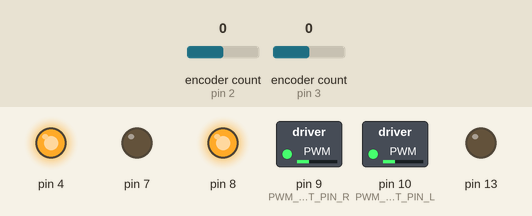
Bench run of a sketch on a simulated Arduino Uno, built with avr-gcc and run on an emulated ATmega328P. Shown: switched loads named in the sketch (green lamp = pin HIGH), output pins drawn as LEDs (lit = HIGH). The inputs (shaded band) are chosen by the test bench; at power-on: encoder count (sensors on pin 2, pin 3) 0. What the sketch prints to the serial monitor is not drawn.

Above: at 0.1 s.
Timing chart, 0 to 1.6 s (numbered marks = the images above):
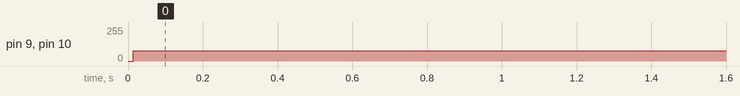

Measured:
- by itself, pin 9 (PWM_OUTPUT_PIN_R), pin 10 (PWM_OUTPUT_PIN_L): 0/255 → 76/255 at 0.01 s

The sketch:

Final_Code.ino
```cpp
/*
Arduino Code Demo 1 - Group 9
Ben Geisler, Jiuzou Zhang, Robert Schmidt

The basic setup of this code is to convert desired distances/angles into the corresponding speeds using the outer loop PD controller, which will set specified
speeds and translate the values into voltage readings and then PWM waves using the inner loop P controller. The outer and inner loop controllers were modeled
using the simulink models and transfer function identifications by setting up the step experiments with decoupling effects. But nonetheless the speeds were
scaled down using a custom percentage factor in order to reduce the translational and rotational inertiæ. The case statement also helps to set the order of rotation
and moving forwards. Sometimes the two controllers of distance and angle need to run simulateneously but at other times they need to be decoupled for more accuracy.
*/

#include <Encoder.h> // The encoder library comes in handy for this project
#include <Wire.h>
#define SLAVE_ADDRESS 0x04

// Define some PINs for the encoder, the first set is for the right encoder
#define ENCODER_PIN_A 2
#define ENCODER_PIN_B 5

#define ENCODER_PIN_C 3
#define ENCODER_PIN_D 6

// Define some PWM PINs for the motor
#define PWM_OUTPUT_PIN_R 9
#define PWM_OUTPUT_PIN_L 10

// Define some constants for the PID Controller
#define PWM_BOUND 255
#define DELAY 5
#define RADII 7.3  // This specifies the radius of the wheel in centimeters
#define DISTANCE 24.45
#define PWM_WAVES_PER_VOLT  36.43  // This value is given by 255/SUPPLY_VOLTAGE

//Controller values for velocity control
#define KpRho 16.94
#define KiRho 333.657977806759
#define KpPhi 4.22293708172003

//Controller values for position control
#define KpDistance 3.492088875086
#define KdDistance 1.88165512919462

#define KpPosition 16.180293597136
#define KdPosition 2.63548543922997

//States for FSM
#define DRIVE_FORWARD 0
#define TURN 1

//FSM state value
int state;

// Define some parameters for the loop
int number = 0;

// Encoder variables
float motorPos_L = 0;
float motorPos_R = 0;
float angularPos_L = 0;
float angularPos_R = 0;
int N = 3200; //Counts per revolution

//Set position here
float currentPosition_L = 0;
float currentPosition_R = 0;

float angular_velocity_L = 0;
float angular_velocity_R = 0;
float recorded_position_L = 0;
float recorded_position_R = 0;

//Test parameters
float instanteousForwardVelocity = 0;
float instanteousAngularVelocity = 0;
float currentTheta = 0;
float errorOfTheta = 0;
float storedErrorOfTheta = 0;
float D = 0;
float desiredRhoDot = 0;
float desiredPhiDot = 0;

//Desired values
float desiredRho = 2;
float desiredPhi = -4.248;

float absOfangularPos_R = 0;
float currentRho = 0;
float currentPhi = 0;
float currentRhoDot = 0;
float currentPhiDot = 0;
float errorOfRhoDot = 0;
float errorOfPhiDot = 0;
float deltaV = 0;
float sigmaV = 0;
float Va1 = 0;
float Va2 = 0;
int controlSignal_L = 0;
int controlSignal_R = 0;
double integrator1 = 0;
double storedIntegrator1 = 0;

float distanceError = 0;
float distanceDerivativeError = 0;
float positionError = 0;
float positionDerivativeError = 0;
float storedDistanceError = 0;
float storedPositionError = 0;

//Error to check how close wheel is to desired position
float error = 0;

//Sampling time for loop
float samplingTime = 0;
float storedTime = 0;
float currentTime = 0;
float integrator = 0;
float storedIntegrator = 0;
int controlSignal = 0;
float time_now = 0;
float recorded_time = 0;

// Constants obtained from MATLAB simulations
const float Kp = 0.643661597696071;
const float Ki = 0.0749866625772769;

// Setup encoder - pins 2 (interrupt) and 5 (no interrupt)
Encoder motorEncR(ENCODER_PIN_A, ENCODER_PIN_B);
Encoder motorEncL(ENCODER_PIN_C, ENCODER_PIN_D);

void setup() {
  pinMode(13, OUTPUT);
// start serial for output
  Serial.begin(9600);
  desiredRho = (desiredRho*0.3048) - 0.03;
  desiredPhi = desiredPhi * 1.07;

//Set the pins as outputs
  pinMode(4, OUTPUT);
  pinMode(7, OUTPUT);
  pinMode(8, OUTPUT);
  digitalWrite(7, HIGH);
  digitalWrite(8, HIGH);
  pinMode(PWM_OUTPUT_PIN_R, OUTPUT);
  pinMode(PWM_OUTPUT_PIN_L, OUTPUT);
  //Pin 12 is input
  pinMode(12, INPUT);
 //Pin 4 write high for motor drive
  digitalWrite(4, HIGH);
  state = TURN;

}

void loop() {

  //desiredPosition = number * PI / 2;

  //digitalWrite(7, HIGH); //+
  //digitalWrite(8, LOW); // -

  //analogWrite(PWM_OUTPUT_PIN_R, 0.5*PWM_WAVES_PER_VOLT);
  //analogWrite(PWM_OUTPUT_PIN_L, 0.5*PWM_WAVES_PER_VOLT);
  time_now = millis();

  while(millis() < time_now + DELAY){

    //wait approx. [period] ms
    motorPos_L = motorEncR.read();
    motorPos_R = motorEncL.read();

    angularPos_L = 2 * PI * (double)motorPos_L / (double)N;
    angularPos_R = 2 * PI * (double)motorPos_R / (double)N;


    //Calculate angular velocities
    angular_velocity_R = (angularPos_R - recorded_position_R)/(time_now/1000 - recorded_time/1000);
    angular_velocity_L = (angularPos_L - recorded_position_L)/(time_now/1000 - recorded_time/1000);

    angular_velocity_R = - angular_velocity_R;

    instanteousAngularVelocity = RADII/100 * (angular_velocity_R - angular_velocity_L)/(DISTANCE/100);
    instanteousForwardVelocity = RADII/100 * (angular_velocity_R + angular_velocity_L);
    }


  recorded_position_L = angularPos_L;
  recorded_position_R = angularPos_R;
  recorded_time = time_now;


 //Run the controller – turns wheel to specified position
  PIDController();
}

void PIDController()
{
  currentTime = millis();
  samplingTime = currentTime - storedTime;

  absOfangularPos_R = - angularPos_R;


  currentRho = RADII/100 * (absOfangularPos_R + angularPos_L)/2;
  currentPhi = RADII/100 * (absOfangularPos_R - angularPos_L)/(DISTANCE/100);

//Controls the distance so it adjusts when it overshoots

  switch(state){
    case TURN:

  //Checks errors for rho, which is part of the outer control loop
  distanceError = desiredRho - currentRho;
  // This line and the line below specifies the derivative part (D) of the outer controller
  distanceDerivativeError = (distanceError - storedDistanceError)/(samplingTime/1000);
  desiredRhoDot = KpDistance * distanceError + distanceDerivativeError * KdDistance;

  //Checks errors for phi, which is part of the outer control loop
  positionError = desiredPhi - currentPhi;
  // This line and the line below specifies the derivative part (D) of the outer controller
  positionDerivativeError = (positionError - storedPositionError)/(samplingTime/1000);
  desiredPhiDot = KpPosition * positionError + positionDerivativeError * KdPosition;

  //Calculations for velocities, which are all done in standard SUI units. No cm's or inches
  currentRhoDot = RADII/100 * (angular_velocity_R + angular_velocity_L)/2;
  currentPhiDot = RADII/100 * (angular_velocity_R - angular_velocity_L)/(DISTANCE/100);

  errorOfRhoDot = desiredRhoDot - currentRhoDot;
  errorOfPhiDot = desiredPhiDot - currentPhiDot;

 // The theoretically-usable I portion of the controller, which wa not used in this case
  integrator =  storedIntegrator + errorOfRhoDot * (samplingTime/1000);
  integrator1 = storedIntegrator1 + errorOfPhiDot * (samplingTime/1000);

  // These calculations derive the sum voltage and the differential voltage, which will then be translated
  deltaV = KpPhi * errorOfPhiDot;
  // In order to decouple the effects, the drone will not be moving forward when turning
  sigmaV = 0;

   // The aforementioned voltages will be translated into the voltages on each motor, denoted as Va1 and Va2
  Va1 = (sigmaV + deltaV)/2;
  Va2 = (sigmaV - deltaV)/2;
  // The voltages will then be translated into the actual PWM waves using the pwm_waves_per_volt constant
  controlSignal_R = Va1 * PWM_WAVES_PER_VOLT;
  controlSignal_L = Va2 * PWM_WAVES_PER_VOLT;

  // These are the constraints for the pwm wave readings, which should never exceed 255 or -255
  if (abs(controlSignal_R) > PWM_BOUND)
  {
    controlSignal_R = constrain(controlSignal_R, -1, 1) * PWM_BOUND;
    errorOfRhoDot = constrain (errorOfRhoDot, -1, 1) * min(abs(errorOfRhoDot), PWM_BOUND / KpRho);
  }
  if (abs(controlSignal_L) > PWM_BOUND)
  {
    controlSignal_L = constrain(controlSignal_L, -1, 1) * PWM_BOUND;
    errorOfPhiDot = constrain (errorOfPhiDot, -1, 1) * min(abs(errorOfPhiDot), PWM_BOUND / KpPhi);
  }
 // Take the absolute value of the control signals (in pwm waves), if they are not already
  controlSignal_R = abs(controlSignal_R);
  controlSignal_L = abs(controlSignal_L);

 // These if's will determine if the drone will keep moving forward or correct the angular position if it went off due to friction along the way
      if (abs(positionError) <= 0.05){
          state = DRIVE_FORWARD;
          }
      else{
            state = TURN;
        }
      Serial.print(state);
      // The tolerance is specified is in t
      if (abs(positionError) < 0.05)
      {
      Serial.print("  Stopping turning...    ");
      analogWrite(PWM_OUTPUT_PIN_R, 0);
      analogWrite(PWM_OUTPUT_PIN_L, 0);

      }
      else if (positionError >= 0)
      {
      Serial.print("  Turning...   ");
      digitalWrite(7, HIGH); //+
      digitalWrite(8, LOW); // -
      analogWrite(PWM_OUTPUT_PIN_R, controlSignal_R*0.30);
      analogWrite(PWM_OUTPUT_PIN_L, controlSignal_L*0.30);
      } else
      {
      Serial.print("  Turning in reverse   ");
      digitalWrite(7, LOW); //+
      digitalWrite(8, HIGH); // -
      analogWrite(PWM_OUTPUT_PIN_R, controlSignal_R*0.30);
      analogWrite(PWM_OUTPUT_PIN_L, controlSignal_R*0.30);
      }
      break;

    case DRIVE_FORWARD:
  //Checks errors for rho, which is part of the outer control loop
  distanceError = desiredRho - currentRho;
  // This line and the line below specifies the derivative part (D) of the outer controller
  distanceDerivativeError = (distanceError - storedDistanceError)/(samplingTime/1000);
  desiredRhoDot = KpDistance * distanceError + distanceDerivativeError * KdDistance;

  //Checks errors for phi, which is part of the outer control loop
  positionError = desiredPhi - currentPhi;
  // This line and the line below specifies the derivative part (D) of the outer controller
  positionDerivativeError = (positionError - storedPositionError)/(samplingTime/1000);
  desiredPhiDot = KpPosition * positionError + positionDerivativeError * KdPosition;

  //Calculations for velocities, which are all done in standard SUI units. No cm's or inches
  currentRhoDot = RADII/100 * (angular_velocity_R + angular_velocity_L)/2;
  currentPhiDot = RADII/100 * (angular_velocity_R - angular_velocity_L)/(DISTANCE/100);

  errorOfRhoDot = desiredRhoDot - currentRhoDot;
  errorOfPhiDot = desiredPhiDot - currentPhiDot;

 // The theoretically-usable I portion of the controller, which wa not used in this case
  integrator =  storedIntegrator + errorOfRhoDot * (samplingTime/1000);
  integrator1 = storedIntegrator1 + errorOfPhiDot * (samplingTime/1000);

 // sum and delta will be calculated accordingly
  sigmaV = KpRho * errorOfRhoDot;
  deltaV = KpPhi * errorOfPhiDot;
  // The aforementioned voltages will be translated into the voltages on each motor, denoted as Va1 and Va2
  Va1 = (sigmaV + deltaV)/2;
  Va2 = (sigmaV - deltaV)/2;
  // The voltages will then be translated into the actual PWM waves using the pwm_waves_per_volt constant
  controlSignal_R = Va1 * PWM_WAVES_PER_VOLT;
  controlSignal_L = Va2 * PWM_WAVES_PER_VOLT;

  if (abs(controlSignal_R) > PWM_BOUND)
  {
    controlSignal_R = constrain(controlSignal_R, -1, 1) * PWM_BOUND;
    errorOfRhoDot = constrain (errorOfRhoDot, -1, 1) * min(abs(errorOfRhoDot), PWM_BOUND / KpRho);
  }
  if (abs(controlSignal_L) > PWM_BOUND)
  {
    controlSignal_L = constrain(controlSignal_L, -1, 1) * PWM_BOUND;
    errorOfPhiDot = constrain (errorOfPhiDot, -1, 1) * min(abs(errorOfPhiDot), PWM_BOUND / KpPhi);
  }

  controlSignal_R = abs(controlSignal_R);
  controlSignal_L = abs(controlSignal_L);
      Serial.print(state);
      if (abs(distanceError) < 0.001)
      {
      Serial.print("  stopped    ");
      analogWrite(PWM_OUTPUT_PIN_R, 0);
      analogWrite(PWM_OUTPUT_PIN_L, 0);
      }
      else if (distanceError >= 0)
      {
      Serial.print("  Running high    ");
      digitalWrite(7, HIGH); //+
      digitalWrite(8, HIGH); // -
      analogWrite(PWM_OUTPUT_PIN_R, controlSignal_R*0.30);
      analogWrite(PWM_OUTPUT_PIN_L, controlSignal_L*0.30);
      } else
      {
      Serial.print("  Running low    ");
      digitalWrite(7, LOW); //+
      digitalWrite(8, LOW); // -
      analogWrite(PWM_OUTPUT_PIN_R, 40);
      analogWrite(PWM_OUTPUT_PIN_L, 40);
      }
      break;

    default:

      break;
  }

  Serial.print(currentTime/1000);
  Serial.print("\t");
  Serial.print(positionError);
  Serial.print("\t");
  Serial.println(distanceError);

  //Serial.print("\t");
  //Serial.println();
  storedTime = currentTime;
  storedIntegrator = integrator;
  storedIntegrator1 = integrator1;
}
```
